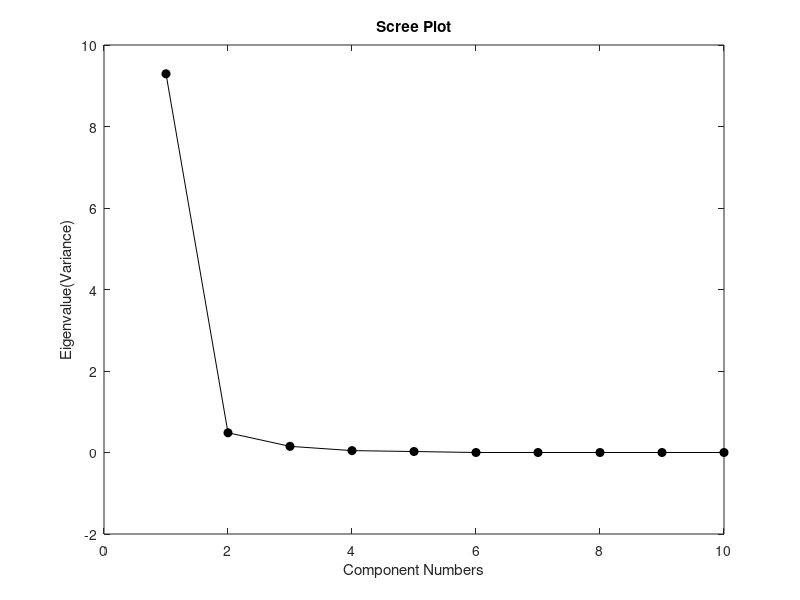
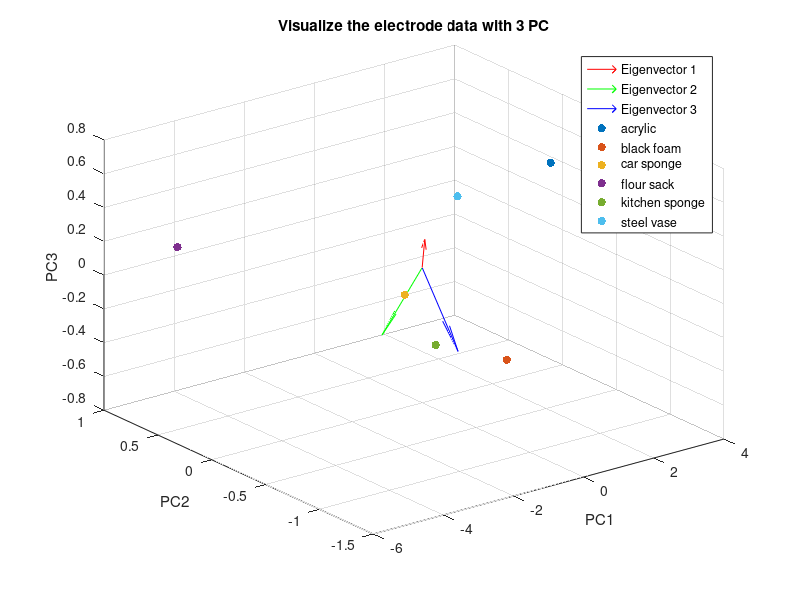

These figures' MATLAB source, in order:
% Load the data from the .mat file
data = load('Lab1/F0_Electrodes.mat');
colors = lines(6);

data = data.Electrodes;

% Standardize data
standardizedData = (data - mean(data)) ./ std(data);

% Find Covariance matrix
covarianceMatrix = cov(standardizedData);

% Find Eigenvectors and Eigenvalues
[eigenvectors, eigenvalues] = eig(covarianceMatrix);
disp(eigenvectors)
disp(eigenvalues)

eigenvalues = diag(eigenvalues);
% Sort the eigenvalues in descending order and get indices
format short;
[sorted_eigenvalues, sort_index] = sort(eigenvalues, 'descend');
disp(sorted_eigenvalues);

pc_numbers = 1:length(eigenvalues);
plot(pc_numbers, sorted_eigenvalues, 'o-k', 'MarkerFaceColor', 'k');
xlabel('Component Numbers');
ylabel('Eigenvalue(Variance)');
title('Scree Plot');

 

% Extract the three largest eigenvalues
largest_eigenvalues = sorted_eigenvalues(1:3);
 
% Extract the eigenvectors corresponding to the three largest eigenvalues
F = eigenvectors(:, sort_index(1:3));
 
% Display the results
disp('Three Largest Eigenvalues:');
disp(largest_eigenvalues);
disp('Projection Matrix:');
disp(F);



projectedData = standardizedData * F;
disp(projectedData);
figure;
% Origin of the eigenvectors
origin = [0, 0, 0];

% Plotting the eigenvectors
quiver3(origin(1), origin(2), origin(3), eigenvectors(1,1), eigenvectors(2,1), eigenvectors(3,1), 'r');
hold on;
quiver3(origin(1), origin(2), origin(3), eigenvectors(1,2), eigenvectors(2,2), eigenvectors(3,2), 'g');
quiver3(origin(1), origin(2), origin(3), eigenvectors(1,3), eigenvectors(2,3), eigenvectors(3,3), 'b');
for i = 1:size(projectedData, 1)
    scatter3(projectedData(i,1), projectedData(i,2), projectedData(i,3), 36, colors(i,:), 'filled');
end
hold off;
title('Visualize the electrode data with 3 PC')
xlabel('PC1')
ylabel('PC2')
zlabel('PC3')
legend('Eigenvector 1', 'Eigenvector 2', 'Eigenvector 3', 'acrylic', 'black foam', 'car sponge', 'flour sack', 'kitchen sponge', 'steel vase');